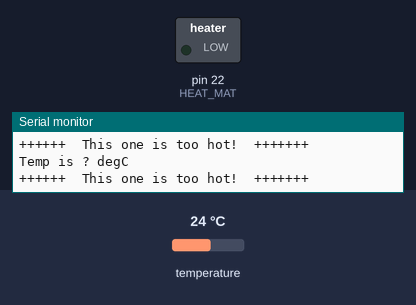
Recording of a sketch running on a simulated Arduino Mega 2560, built with avr-gcc and run on an emulated ATmega2560. On the bench: switched loads named in the sketch (green lamp = pin HIGH), the last lines printed to the serial monitor. The inputs (shaded band) are chosen by the test bench; at power-on: temperature 24 °C.

Above: at 7.9 s.
8.0 s: temperature set to 22.7 °C
21.6 s: temperature set to 21.4 °C
At 29.0 s:
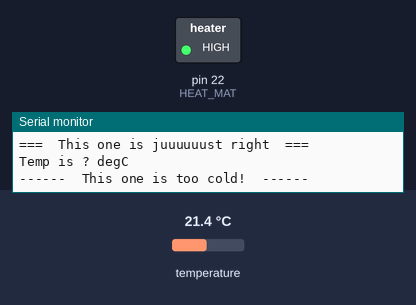
29.6 s: temperature set to 23.1 °C
37.5 s: temperature set to 24.1 °C
At 43.0 s:
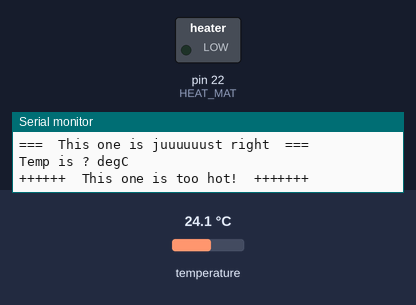
45.4 s: temperature set to 12 °C
At 50.0 s:
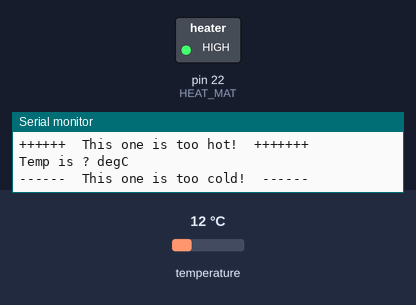
Timing chart, 0 to 51.5 s (numbered marks = the images above; inputs shaded):
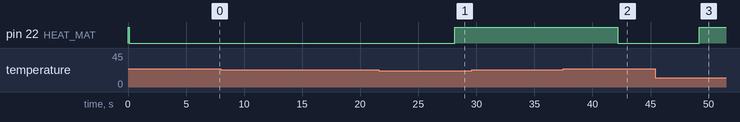

The sketch:

grow-bags.ino
```cpp
#include <DS18B20.h>
#include <OneWire.h>
#include <DallasTemperature.h>

#define TEMP_SENSOR 13 // Input pin to read temp
#define HEAT_MAT 22    // Output pin to toggle heat mat
#define UPPER 23.0     // Upper limit for temp (in degC)
#define LOWER 22.0     // Lower limit for temp (in degC)
#define DELAY 7000     // Loop delay (in ms)

// Setup a oneWire instance to communicate with a OneWire device
OneWire oneWire(TEMP_SENSOR);
DallasTemperature sensors(&oneWire);

// Declare arrays to hold device address
DeviceAddress tempSensorAddress;

/*
  - Update temp value from sensor
  - Make sure temp is in range
  - Wait DELAY ms and do it again
*/
void loop(void) // loops after setup()
{
  Serial.println("");

  checkTemp(tempSensorAddress);
  delay(DELAY);
}

/*
  - Open serial port
  - Find temp sensor
  - Turn on heat mat
*/
void setup(void) // runs once then hands it over to loop()
{
  Serial.begin(9600);

  // locate devices on the bus
  Serial.print("Locating devices...");
  sensors.begin();
  Serial.print("Found ");
  Serial.print(sensors.getDeviceCount(), DEC);
  Serial.println(" devices.");

  // Assign address manually. The addresses below will need to be changed
  // to valid device addresses on your bus. Device address can be retrieved
  // by using either oneWire.search(deviceAddress) or individually via
  // sensors.getAddress(deviceAddress, index)
  // Note that you will need to use your specific address here
  // insideThermometer = { 0x28, 0x1D, 0x39, 0x31, 0x2, 0x0, 0x0, 0xF0 };

  // Method 1:
  // Search for devices on the bus and assign based on an index. Ideally,
  // you would do this to initially discover addresses on the bus and then
  // use those addresses and manually assign them (see above) once you know
  // the devices on your bus (and assuming they don't change).
  if (!sensors.getAddress(tempSensorAddress, 0))
    Serial.println("Unable to find address for Device 0");

  Serial.print("Device 0 Address: ");
  printAddress(tempSensorAddress);
  Serial.println();

  // set the resolution to 9 bit (Each Dallas/Maxim device is capable of several different resolutions)
  sensors.setResolution(tempSensorAddress, 9);

  Serial.print("Device 0 Resolution: ");
  Serial.print(sensors.getResolution(tempSensorAddress), DEC);
  Serial.println();

  pinMode(HEAT_MAT, OUTPUT);
  digitalWrite(HEAT_MAT, HIGH);
}

// Check to see temp is within bounds. Adjust accordingly
void checkTemp(DeviceAddress deviceAddress)
{
  float tempC = sensors.getTempC(deviceAddress);
  printTemp(tempC);
  if (tempC > UPPER)
  {
    Serial.println("++++++  This one is too hot!  +++++++");
    digitalWrite(HEAT_MAT, LOW);
  }
  else if (tempC < LOWER)
  {
    Serial.println("------  This one is too cold!  ------");
    digitalWrite(HEAT_MAT, HIGH);
  }
  else
  {
    Serial.println("===  This one is juuuuuust right  ===");
  }
}

// Print temp (in degC) to serial
void printTemp(float temp)
{
  if (temp == DEVICE_DISCONNECTED_C)
  {
    Serial.println("Error: Could not read temperature data");
    return;
  }
  char buffer[70];
  sprintf(buffer, "Temp is %.1f degC", temp);
  Serial.println(buffer);
}

// Print device address
void printAddress(DeviceAddress deviceAddress)
{
  for (uint8_t i = 0; i < 8; i++)
  {
    if (deviceAddress[i] < 16)
      Serial.print("0");
    Serial.print(deviceAddress[i], HEX);
  }
}
```

Measured:
- the behaviour switches between 22 and 21.9 °C on temperature (found by bisection; images 0 and 1)
- the behaviour switches between 23.4 and 23.5 °C on temperature (found by bisection; images 1 and 2)
- after the input at 21.6 s, pin 22 (HEAT_MAT): LOW → HIGH after 6.5 s
- after the input at 37.5 s, pin 22 (HEAT_MAT): HIGH → LOW after 4.7 s
- after the input at 45.4 s, pin 22 (HEAT_MAT): LOW → HIGH after 3.8 s
